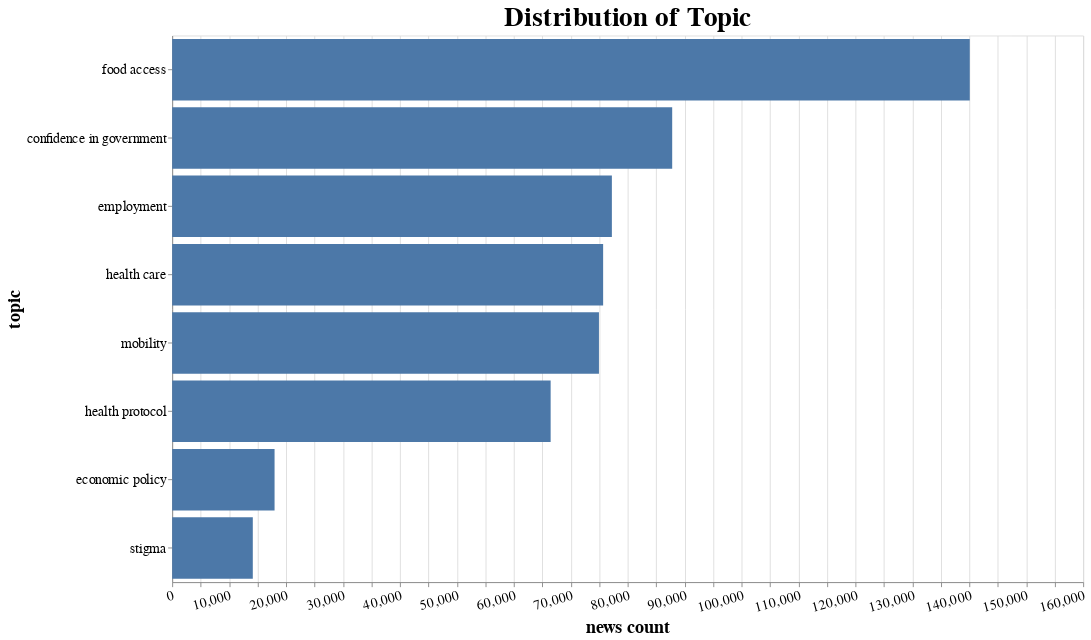

The cell this chart's notebook holds for it:
### Code cell
alt.Chart(source).mark_bar().encode(
    y=alt.Y('topic',sort='-x'),
    x='news count',
).properties(
    width=1000,
    height=600,
    title='Distribution of Topic'
).configure_axis(
    labelFontSize=15,
    titleFontSize=20
).configure_title(
    fontSize=30
).configure_axisX(
    labelAngle = -15
)

### Figure 1 — Vega-Lite specification as saved in the notebook (floating-point values rounded to 4 significant figures)
{"config": {"view": {"continuousWidth": 400, "continuousHeight": 300}, "axis": {"labelFontSize": 15, "titleFontSize": 20}, "axisX": {"labelAngle": -15}, "title": {"fontSize": 30}}, "data": {"name": "data-a101bc9524113598c78f5de38ce0baf7"}, "mark": "bar", "encoding": {"x": {"type": "quantitative", "field": "news count"}, "y": {"type": "nominal", "field": "topic", "sort": "-x"}}, "height": 600, "title": "Distribution of Topic", "width": 1000, "$schema": "https://vega.github.io/schema/vega-lite/v4.8.1.json", "datasets": {"data-a101bc9524113598c78f5de38ce0baf7": [{"topic": "food access", "news count": 140083}, {"topic": "confidence in government", "news count": 87818}, {"topic": "employment", "news count": 77225}, {"topic": "health care", "news count": 75689}, {"topic": "mobility", "news count": 74954}, {"topic": "health protocol", "news count": 66471}, {"topic": "economic policy", "news count": 17982}, {"topic": "stigma", "news count": 14160}]}}
